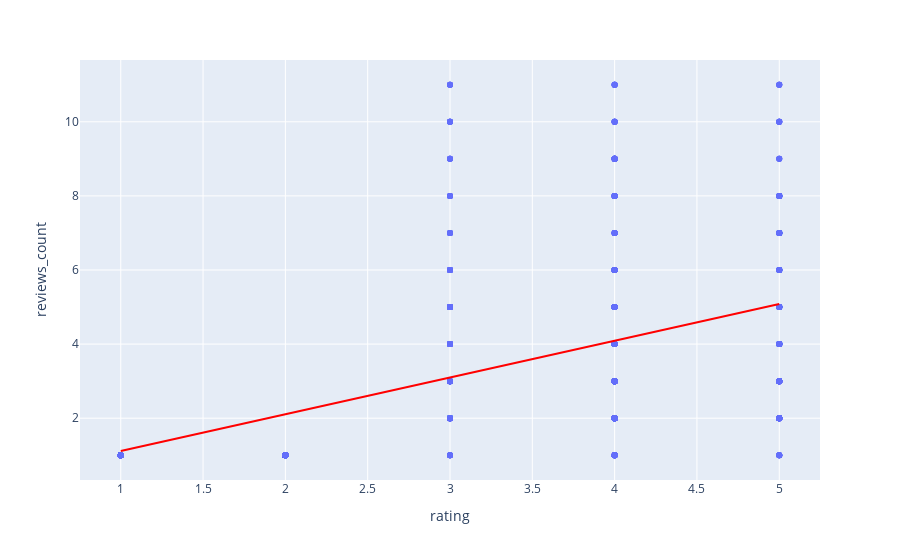

The notebook cell saved with this chart:
### Code cell
fig = px.scatter(df, x="rating", y="reviews_count", trendline="ols", trendline_color_override="red")
fig.show()

results = px.get_trendline_results(fig)

### Figure 1 — Plotly figure (JSON) as saved in the notebook; plotly's stock layout.template omitted (floating-point values rounded to 4 significant figures; data arrays with more than 128 entries replaced by an {"elided": "..."} marker saying what was removed)
{"data": [{"hovertemplate": "rating=%{x}<br>reviews_count=%{y}<extra></extra>", "legendgroup": "", "marker": {"color": "#636efa", "symbol": "circle"}, "mode": "markers", "name": "", "orientation": "v", "showlegend": false, "type": "scatter", "x": {"elided": "898 int values"}, "xaxis": "x", "y": {"elided": "898 int values"}, "yaxis": "y"}, {"hovertemplate": "<b>OLS trendline</b><br>reviews_count = 0.991831 * rating + 0.120811<br>R<sup>2</sup>=0.199417<br><br>rating=%{x}<br>reviews_count=%{y} <b>(trend)</b><extra></extra>", "legendgroup": "", "line": {"color": "red"}, "marker": {"color": "#636efa", "symbol": "circle"}, "mode": "lines", "name": "", "showlegend": false, "type": "scatter", "x": {"elided": "898 int values"}, "xaxis": "x", "y": {"elided": "898 float values"}, "yaxis": "y"}], "layout": {"legend": {"tracegroupgap": 0}, "margin": {"t": 60}, "xaxis": {"anchor": "y", "domain": [0, 1], "title": {"text": "rating"}}, "yaxis": {"anchor": "x", "domain": [0, 1], "title": {"text": "reviews_count"}}}}
